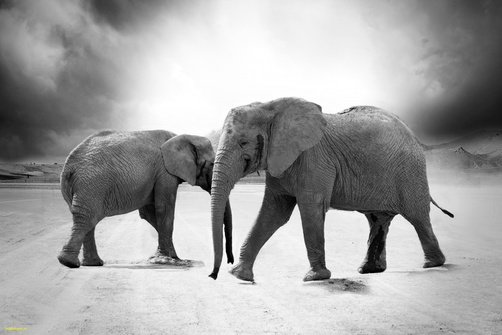
#> input picture topics/bayesian-parameter-estimation/figs/elephant.jpg, 502 x 335 px, shrunk from 1600 x 1066 before the run
$ jupyter execute linear_algebra_games_including_SVD.ipynb   (shell and % lines are left out)
#> lines starting #> are read from the running program, lines starting #| are printed output that depends on the picture
# Physics 8805
## Learning from Data: Bayesian Methods and Machine Learning
### Autumn, 2019
$% Some LaTeX definitions we'll use.
\newcommand{\pr}{\textrm{p}}
$

# Linear algebra games including SVD for PCA

Some parts adapted from [Computational-statistics-with-Python.ipynb](https://github.com/cliburn/Computational-statistics-with-Python), which is itself from a course taught at Duke University; other parts from Peter Mills' [blog](https://blog.statsbot.co/singular-value-decomposition-tutorial-52c695315254).

The goal here is to practice some linear algebra manipulations by hand and with Python, and to gain some experience and intuition with the Singular Value Decomposition (SVD).
$\newcommand{\Amat}{\mathbf{A}} \newcommand{\AmatT}{\mathbf{A^\top}}
\newcommand{\thetavec}{\boldsymbol{\theta}}
\newcommand{\Sigmamat}{\mathbf{\Sigma}}
\newcommand{\Yvec}{\mathbf{Y}}
$

## Preliminary exercise: manipulations using the index form of matrices

Warm up (you may already have done this earlier in 8805): prove that the Maximum Likelihood Estimate (MLE) for $\chi^2$ given by

$$
\chi^2 = (\Yvec - \Amat\thetavec)^{\mathbf{\top}} \Sigmamat^{-1} (\Yvec - \Amat\thetavec)
$$

is

$$
\thetavec_{\mathrm{MLE}} = (\AmatT \Sigmamat^{-1} \Amat)^{-1} (\AmatT \Sigmamat^{-1} \Yvec)  \;.
$$

Here $\thetavec$ is a $m\times 1$ matrix of parameters (i.e., there are $m$ parameters), $\Sigmamat$ is the $m\times m$ covariance matrix, $\Yvec$ is a $N\times 1$ matrix of observations (data), and $\Amat$ is an $N\times m$ matrix

$$
\Amat =
\left(
\begin{array}{cccc}
   1  & x_1  & x_1^2 & \cdots \\
   1  & x_2  & x_2^2 & \cdots \\
   \vdots & \vdots & \vdots &\cdots \\
   1  & x_N  & x_N^2 & \cdots
\end{array}
\right)
$$

where $N$ is the number of observations.  The idea is to do this with explicit indices for vectors and matrices, using the Einstein summation convention.

A suggested approach:
* Write $\chi^2$ in indices: $\chi^2 = (Y_i - A_{ij}\theta_j)\Sigma^{-1}_{ii'}(Y_{i'}- A_{i'j'}\theta_{j'})$, where summations over repeated indices are implied (be careful of transposes and using enough independent indices).  *How do we see that $\chi^2$ is a scalar?*
* Find $\partial\chi^2/\partial \theta_k = 0$ for all $k$, using $\partial\theta_j/\partial\theta_k = \delta_{jk}$. Isolate the terms with one component of $\thetavec$ from those with none.
* You should get the matrix equation $ (\AmatT \Sigmamat^{-1} \Yvec) = (\AmatT \Sigmamat^{-1} \Amat)\thetavec$. At this point you can directly solve for $\thetavec$. *Why can you do this now?*
* If you get stuck, see the 8805 Lecture 11 notes.

## SVD basics

Note: we will used the "reduced SVD" here, for which the matrix of singular values is square. The formal discussion of the SVD usually works with the "full SVD", the "reduced SVD" is more typically used in practice.

A singular value decomposition (SVD) decomposes a matrix $A$ into three other matrices (we'll skip the boldface font here):

$$
A = U S V^\top
$$

where (take $m > n$ for now)
* $A$ is an $m\times n$ matrix;
* $U$ is an $m\times n$ (semi)orthogonal matrix;
* $S$ is an $n\times n$ diagonal matrix;
* $V$ is an $n\times n$ orthogonal matrix.

Comments and tasks:
* *Verify that these dimensions are compatible with the decomposition of $A$.*
* The `scipy.linalg` function `svd` has a Boolean argument `full_matrices`.  If `False`, it returns the decomposition above with matrix dimensions as stated, which is the "reduced SVD".  If `True`, then $U$ is $m\times m$, $S$ is $m \times n$, and $V$ is $n\times n$.  We will use the `full_matrices = False` form here.  *Can you see why this is ok?*
* Note that semi-orthogonal means that $U^\top U = I_{n\times n}$ and orthogonal means $V V^\top = V^\top V = I_{n\times n}$.
* In index form, the decomposition of $A$ is $A_{ij} = U_{ik} S_k V_{jk}$, where the diagonal matrix elements of $S$ are
$S_k$ (*make sure you agree*).
* These diagonal elements of $S$, namely the $S_k$, are known as **singular values**.  They are ordinarily arranged from largest to smallest.
* $A A^\top = U S^2 U^\top$, which implies (a) $A A^\top U = U S^2$.
* $A^\top A = V S^2 V^\top$, which implies (b) $A^\top A V = V S^2$.
* If $m > n$, we can diagonalize $A^\top A$ to find $S^2$ and $V$ and then find $U = A V S^{-1}$.  If $m < n$ we switch the roles of $U$ and $V$.

Quick demonstations for you to do or questions to answer:
* *Show from equations (a) and (b) that $U$ is semi-orthogonal and $V$ is orthogonal and that the eigenvalues, $\{S_i^2\}$, are all positive.*
* *Show that if $m < n$ there will be at most $m$ non-zero singular values.*
* *Show that the eigenvalues from equations (a) and (b) must be the same.*

A key feature of the SVD for us here is that the sum of the squares of the singular values equals the total variance in $A$, i.e., the sum of squares of all matrix elements (squared Frobenius norm). Thus the size of each says how much of the total variance is accounted for by each singular vector.  We can create a truncated SVD containing a percentage (e.g., 99%) of the variance:

$$
  A_{ij} \approx \sum_{k=1}^{p} U_{ik} S_k V_{jk}
$$

where $p < n$ is the number of singular values included. Typically this is not a large number.

### Solving matrix equations with SVD

We can solve for $\mathbf{x}$:

$$\begin{align}
  A \mathbf{x} &= b \\
  \mathbf{x} &= V S^{-1} U^\top b
\end{align}$$

or $x_i = \sum_j \frac{V_{ij}}{S_j} \sum_k U_{kj} b_k$.  The value of this solution method is when we have an ill-conditioned matrix, meaning that the smallest eigenvalues are zero or close to zero.  We can throw away the corresponding components and all is well! See [also](https://personalpages.manchester.ac.uk/staff/timothy.f.cootes/MathsMethodsNotes/L3_linear_algebra3.pdf).

Comments:
- If we have a non-square matrix, it still works. If $m\times n$ with $m > n$, then only $n$ singular values.
- If $m < n$, then only $m$ singular values.
- This is like solving

$$A^\top A \mathbf{x} = A^\top b$$

which is called the *normal equation*.  It produces the solution to $\mathbf{x}$ that is closest to the origin, or

$$
  \min_{\mathbf{x}} |A\mathbf x - b| \;.
$$

**Task:** *prove these results (work backwards from the last equation as a least-squares minimization)*.

### Data reduction

For machine learning (ML), there might be several hundred variables but the algorithms are made for a few dozen.  We can use SVD in ML for variable reduction.  This is also the connection to sloppy physics models.  In general, our matrix $A$ can be closely approximated by only keeping the largest of the singular values.  We'll see that visually below using images.

## Python imports

[cell 1]
import numpy as np
import matplotlib.pyplot as plt
import scipy.linalg as la

from sklearn.decomposition import PCA

*Generate random matrices and verify the properties for SVD given above.  Check what happens when $m > n$.*

[cell 2]
A = np.random.rand(9, 4)
print('A = ', A)

Ap = np.random.randn(5, 3)
print('Ap = ', Ap)

Check the definition of `scipy.linalg.svd` with shift-tab-tab.

[cell 3]
# SVD from scipy.linalg
U, S, V_trans = la.svd(A, full_matrices=False)
Up, Sp, Vp_trans = la.svd(Ap, full_matrices=False)

[cell 4]
print(U.shape, S.shape, V_trans.shape)

[cell 5]
# Transpose with T, matrix multiplication with @
print(U.T @ U)

[cell 6]
# Here's one way to suppress small numbers from round-off error
np.around(U.T @ U, decimals=15)

[cell 7]
# Predict this one before evaluating!
print(U @ U.T)

Go on and check the other claimed properties.

For example, is $A = U S V^\top$? (Note: you'll need to make $S$ a matrix with `np.diag(S)`.)

[cell 8]
# Check the other properties, changing the matrix size and shapes.

For a square matrix, compare the singular values in $S$ to the eigenvalues from `la.eig`.  What do you conclude?  Now try this for a symmetric matrix (note that a matrix plus its transpose is symmetric).

## SVD applied to images for compression

Read in `figs/elephant.jpg` as a gray-scale image. The image has $1066 \times 1600$ values. Using SVD, recreate the image with a relative error of less than 0.5%. What is the relative size of the compressed image as a percentage?

[cell 9]
from skimage import io

img = io.imread('figs/elephant.jpg', as_gray=True)
plt.imshow(img, cmap='gray');
print('shape of img: ', img.shape)
#| shape of img:  (335, 502)

[cell 10]
# turn off axis
plt.imshow(img, cmap='gray')
plt.gca().set_axis_off()

[cell 11]
# Do the svg
U, S, Vt = la.svd(img, full_matrices=False)
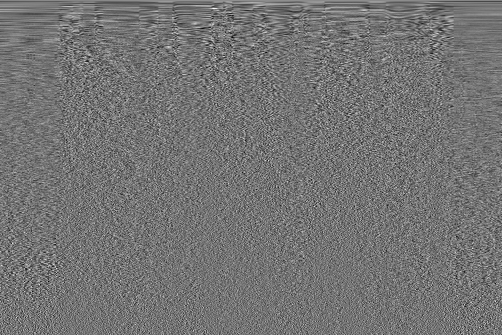
#> Vt: shape (335, 502) float64; min -0.223, max 0.266, mean 0.000142; drawn with min black and max white
#> S = 335 values, max 271.9 at index 0, min 0.00976 at index 334, mean 2.16

[cell 12]
# Check the shapes
U.shape, S.shape, Vt.shape

[cell 13]
# Check that we can recreate the image
img_orig = U @ np.diag(S) @ Vt
print(img_orig.shape)
#| (335, 502)
plt.imshow(img_orig, cmap='gray')
plt.gca().set_axis_off()

Here's how we can efficiently reduce the size of the matrices.  Our SVD should be sorted, so we are keeping only the largest singular values up to a point.

[cell 14]
# Pythonic way to figure out when we've accumulated 99.5% of the result
k = np.sum(np.cumsum((S**2)/(S**2).sum()) <= 0.995)
#> k = 15

#### Aside: dissection of the Python statement to find the index for accumulation

[cell 15]
test = np.array([5, 4, 3, 2, 1])
threshold = 0.995
print('initial matrix, in descending magnitude: ', test)
print( 'fraction of total sum of squares: ', (test**2) / (test**2).sum() )
print( 'cumulative fraction: ', np.cumsum((test**2) / (test**2).sum()) )
print( 'mark entries as true if less than or equal to threshold: ',
       (np.cumsum((test**2) / (test**2).sum()) <= threshold) )
print( 'sum up the Trues: ',
       np.sum(np.cumsum((test**2) / (test**2).sum()) <= threshold) )
print( 'The last result is the index we are looking for.')

[cell 16]
# Let's plot the eigenvalues and mark where k is
fig = plt.figure(figsize=(8,6))
ax = fig.add_subplot(1,1,1)
ax.semilogy(S, color='blue', label='eigenvalues')
ax.axvline(k, color='red', label='99.5% of the variance');
ax.set_xlabel('eigenvalue number')
ax.legend()
fig.tight_layout()

Now keep only the most significant eigenvalues (those up to k).

[cell 17]
img2 = U[:,:k] @ np.diag(S[:k])@ Vt[:k, :]
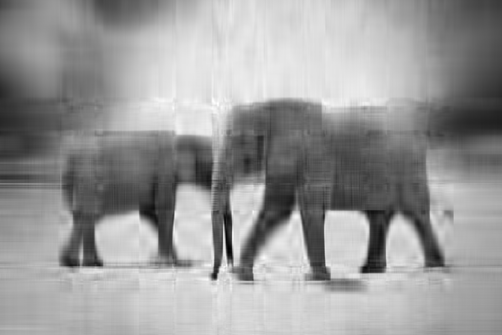
#> img2: shape (335, 502) float64; min -0.0945, max 1.12, mean 0.636; drawn with min black and max white
img2.shape

[cell 18]
plt.imshow(img2, cmap='gray')
plt.gca().set_axis_off();

[cell 19]
k99 = np.sum(np.cumsum((S**2)/(S**2).sum()) <= 0.99)
#> k99 = 8
img99 = U[:,:k99] @ np.diag(S[:k99])@ Vt[:k99, :]
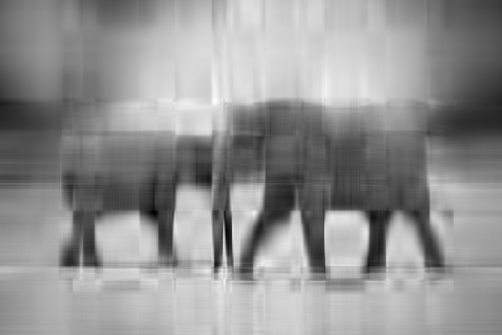
#> img99: shape (335, 502) float64; min -0.117, max 1.19, mean 0.636; drawn with min black and max white

[cell 20]
plt.imshow(img99, cmap='gray')
plt.gca().set_axis_off();

Let's try another interesting picture . . .

[cell 21]
fraction_kept = 0.995

def svd_shapes(U, S, V, k=None):
    if k is None:
        k = len(S)
    U_shape = U[:,:k].shape
    S_shape = S[:k].shape
    V_shape = V[:,:k].shape
    print(f'U shape: {U_shape}, S shape: {S_shape}, V shape: {V_shape}')


img_orig = io.imread('figs/Dick_in_tailcoat.jpg')
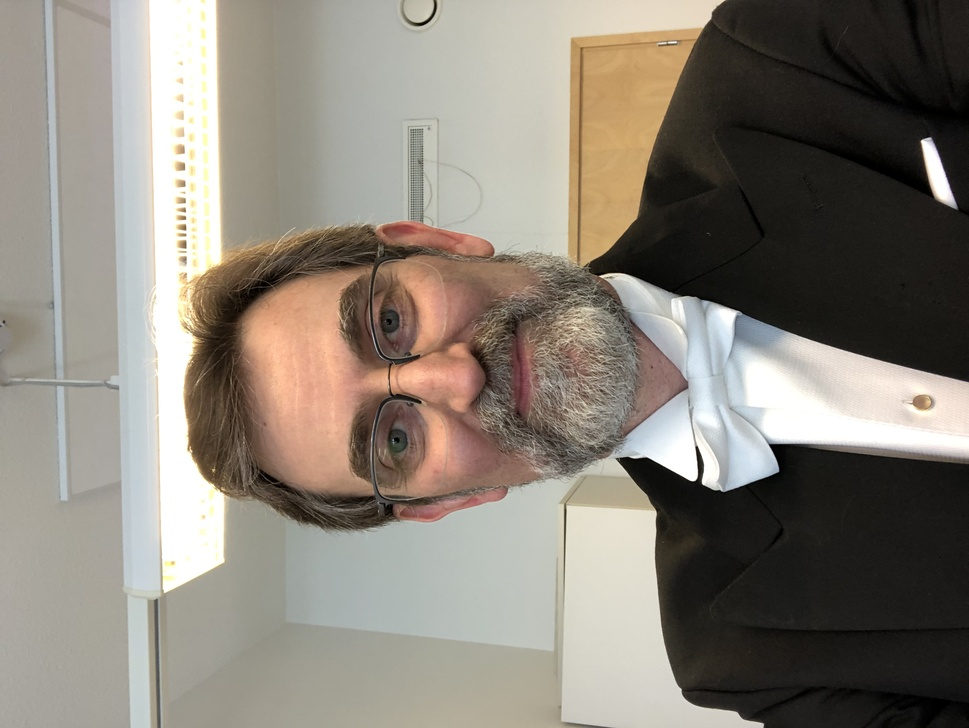
#> input picture topics/bayesian-parameter-estimation/figs/Dick_in_tailcoat.jpg, 969 x 728 px, shrunk from 3088 x 2320 before the run
#> img_orig is the input picture: shape (728, 969, 3); mean R, G, B 137.8, 130.8, 120.9
img = io.imread('figs/Dick_in_tailcoat.jpg', as_gray=True)
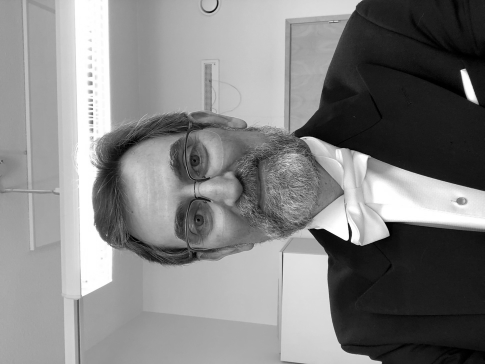
#> img: shape (728, 969) float64 (shown at 1/2 size); min 0, max 1, mean 0.516

U, S, V = la.svd(img)
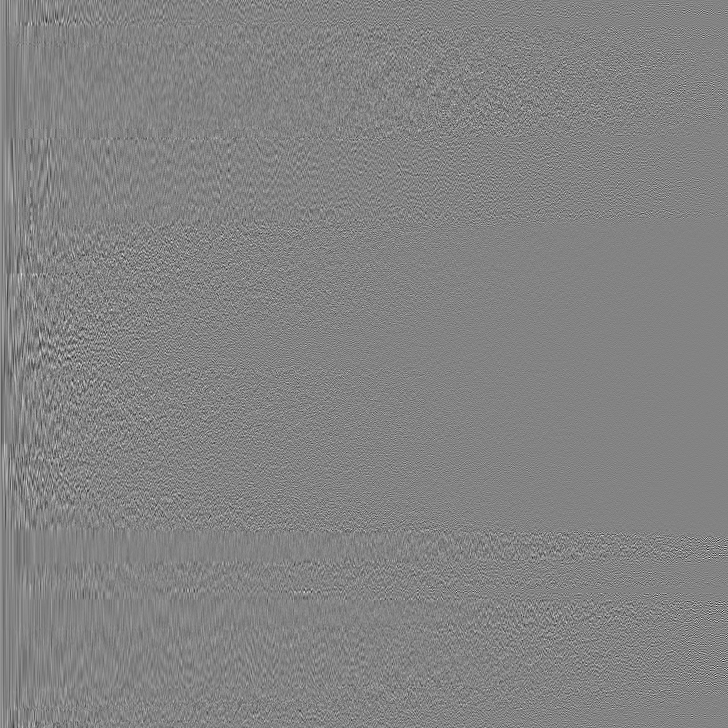
#> U: shape (728, 728) float64; min -0.295, max 0.278, mean 5.19e-05; drawn with min black and max white
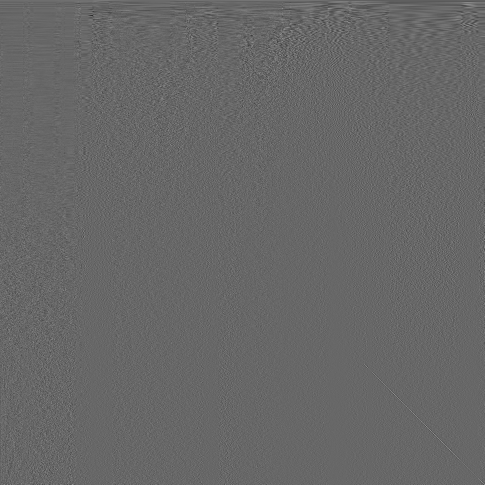
#> V: shape (969, 969) float64 (shown at 1/2 size); min -0.267, max 0.39, mean 9.38e-06; drawn with min black and max white
#> S = 728 values, max 467.1 at index 0, min 0.0112 at index 727, mean 2.09
svd_shapes(U, S, V)
#> in svd_shapes, `k = len(S)`: k = 728
#| U shape: (728, 728), S shape: (728,), V shape: (969, 728)

k995 = np.sum(np.cumsum((S**2)/(S**2).sum()) <= fraction_kept)
#> k995 = 22
print(f'k995 = {k995}')
#| k995 = 22
img995 = U[:,:k995] @ np.diag(S[:k995])@ V[:k995, :]
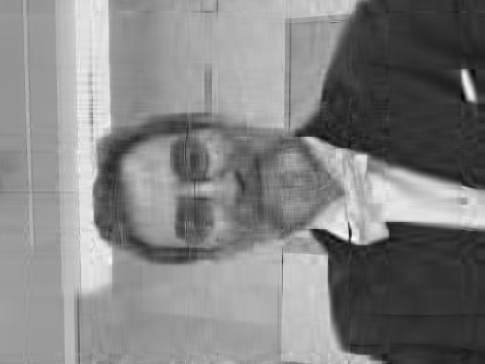
#> img995: shape (728, 969) float64 (shown at 1/2 size); min -0.16, max 1.16, mean 0.516; drawn with min black and max white
print(f'img995 shape = {img995.shape}')
#| img995 shape = (728, 969)
svd_shapes(U, S, V, k995)
#| U shape: (728, 22), S shape: (22,), V shape: (969, 22)

fig = plt.figure(figsize=(12,6))
ax1 = fig.add_subplot(1,3,1)
ax1.imshow(img_orig)
ax1.set_axis_off()

ax2 = fig.add_subplot(1,3,2)
ax2.imshow(img, cmap='gray')
ax2.set_axis_off()

ax3 = fig.add_subplot(1,3,3)
ax3.imshow(img995, cmap='gray')
ax3.set_axis_off()

fig.tight_layout()

[cell 22]
# Let's plot the eigenvalues and mark where k is
fig = plt.figure(figsize=(8,6))
ax = fig.add_subplot(1,1,1)
ax.semilogy(S, color='blue', label='eigenvalues')
ax.axvline(k995, color='red', label='99.5% of the variance');
ax.set_xlabel('eigenvalue number')
ax.legend()
fig.tight_layout()

### Things to do:

* Get your own figure and duplicate these results.  Then play!
* As you reduce the percentage of the variance kept, what features of the image are retained and what are lost?
* See how small you can make the percentage and still recognize the picture.
* How is this related to doing a spatial Fourier transform, applying a low-pass filter, and transforming back.  (Experts: try this!)

## Covariance, PCA and SVD

[cell 23]
import matplotlib.pyplot as plt
import numpy as np
import scipy.linalg as la

np.set_printoptions(precision=3)

Recall the formula for covariance

$$
\text{Cov}(X, Y) = \frac{\sum_{i=1}^n(X_i - \bar{X})(Y_i - \bar{Y})}{n-1}
$$

where $\text{Cov}(X, X)$ is the sample variance of $X$.

[cell 24]
def cov(x, y):
    """Returns covariance of vectors x and y)."""
    xbar = x.mean()
    ybar = y.mean()
    return np.sum((x - xbar)*(y - ybar))/(len(x) - 1)

[cell 25]
X = np.random.random(10)
Y = np.random.random(10)

[cell 26]
np.array([[cov(X, X), cov(X, Y)], [cov(Y, X), cov(Y,Y)]])

[cell 27]
np.cov(X, Y)  # check against numpy

[cell 28]
# Extension to more variables is done in a pair-wise way
Z = np.random.random(10)
np.cov([X, Y, Z])

### Eigendecomposition of the covariance matrix

[cell 29]
# Zero mean but off-diagonal correlation matrix
mu = [0,0]
sigma = [[0.6,0.2],[0.2,0.2]]
n = 1000
x = np.random.multivariate_normal(mu, sigma, n).T
plt.scatter(x[0,:], x[1,:], alpha=0.2);

[cell 30]
# Find the covariance matrix of the matrix of points x
A = np.cov(x)

[cell 31]
# m = np.array([[1,2,3],[6,5,4]])
# ms = m - m.mean(1).reshape(2,1)
# np.dot(ms, ms.T)/2

[cell 32]
# Find the eigenvalues and eigenvectors
e, v = la.eigh(A)

[cell 33]
fig = plt.figure(figsize=(6,6))
ax = fig.add_subplot(1,1,1)
ax.scatter(x[0,:], x[1,:], alpha=0.2)
for e_, v_ in zip(e, v.T):
    ax.plot([0, 3*e_*v_[0]], [0, 3*e_*v_[1]], 'r-', lw=2)
ax.axis([-3,3,-3,3])
ax.set_aspect(1)
ax.set_title('Eigenvectors of covariance matrix scaled by eigenvalue.');

### PCA (from Duke course)

"Principal Components Analysis" (PCA) basically means to find and rank all the eigenvalues and eigenvectors of a covariance matrix. This is useful because high-dimensional data (with $p$ features) may have nearly all their variation in a small number of dimensions $k<p$, i.e. in the subspace spanned by the eigenvectors of the covariance matrix that have the $k$ largest eigenvalues. If we project the original data into this subspace, we can have a dimension reduction (from $p$ to $k$) with hopefully little loss of information.

Numerically, PCA is typically done using SVD on the data matrix rather than eigendecomposition on the covariance matrix. Numerically, the condition number for working with the covariance matrix directly is the square of the condition number using SVD, so SVD minimizes errors."

For zero-centered vectors,

\begin{align}
\text{Cov}(X, Y) &= \frac{\sum_{i=1}^n(X_i - \bar{X})(Y_i - \bar{Y})}{n-1} \\
  &= \frac{\sum_{i=1}^nX_iY_i}{n-1} \\
  &= \frac{XY^T}{n-1}
\end{align}

and so the covariance matrix for a data set $X$ that has zero mean in each feature vector is just $XX^T/(n-1)$.

In other words, we can also get the eigendecomposition of the covariance matrix from the positive semi-definite matrix $XX^T$.

Note: Here $x$ is a matrix of **row** vectors.

[cell 34]
X = np.random.random((5,4))
X

[cell 35]
Y = X - X.mean(axis=1)[:, None]  # eliminate the mean
print(Y.mean(axis=1))

[cell 36]
np.around(Y.mean(1), 5)

[cell 37]
Y

Check that the covariance matrix is unaffected by removing the mean:

[cell 38]
np.cov(X)

[cell 39]
np.cov(Y)

[cell 40]
# Find the eigenvalue and eigenvectors
e1, v1 = np.linalg.eig(np.dot(x, x.T)/(n-1))

#### Principal components

Principal components are simply the eigenvectors of the covariance matrix used as basis vectors. Each of the original data points is expressed as a linear combination of the principal components, giving rise to a new set of coordinates.

[cell 41]
# Check that we reproduce the previous result
fig = plt.figure(figsize=(6,6))
ax = fig.add_subplot(1,1,1)
ax.scatter(x[0,:], x[1,:], alpha=0.2)
for e_, v_ in zip(e1, v1.T):
    ax.plot([0, 3*e_*v_[0]], [0, 3*e_*v_[1]], 'r-', lw=2)
ax.axis([-3,3,-3,3]);
ax.set_aspect(1)
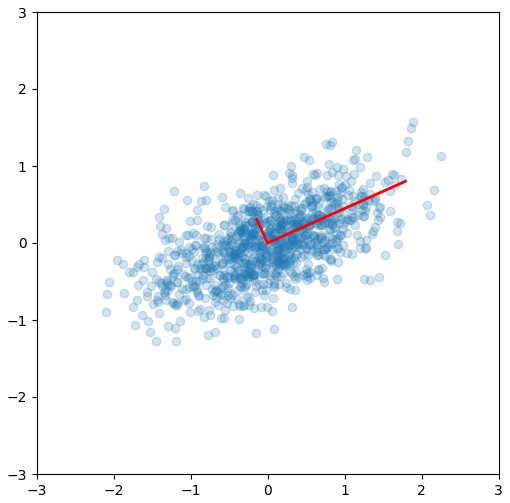
#> figure drawn by matplotlib, 1 panel

### Using SVD for PCA

SVD is a decomposition of the data matrix $X = U S V^T$ where $U$ and $V$ are orthogonal matrices and $S$ is a diagonal matrix.

Recall that the transpose of an orthogonal matrix is also its inverse, so if we multiply on the right by $X^T$, we get the following simplification

\begin{align}
X &= U S V^T \\
X X^T &= U S V^T (U S V^T)^T \\
 &= U S V^T V S U^T \\
 &= U S^2 U^T
\end{align}

Compare with the eigendecomposition of a matrix $A = W \Lambda W^{-1}$, we see that SVD gives us the eigendecomposition of the matrix $XX^T$, which as we have just seen, is basically a scaled version of the covariance for a data matrix with zero mean, with the eigenvectors given by $U$ and eigenvalues by $S^2$ (scaled by $n-1$)..

[cell 42]
u, s, v = np.linalg.svd(x)

[cell 43]
# reproduce previous results yet again!
e2 = s**2/(n-1)
v2 = u
plt.scatter(x[0,:], x[1,:], alpha=0.2)
for e_, v_ in zip(e2, v2):
    plt.plot([0, 3*e_*v_[0]], [0, 3*e_*v_[1]], 'r-', lw=2)
plt.axis([-3,3,-3,3]);
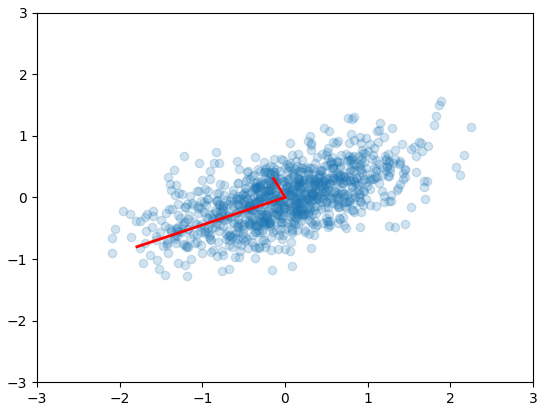
#> figure drawn by matplotlib, 1 panel
